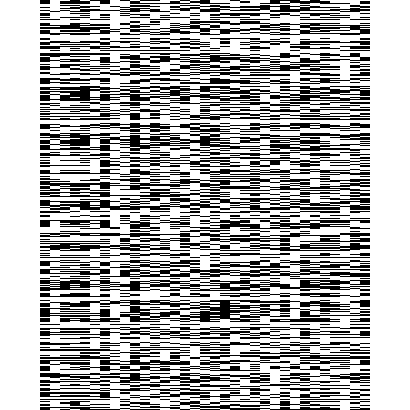
#> input picture crypto/cubemedian/src/encrypted_flag.png, 410 x 410 px, found by its file name
$ python solve-qrcode.py
#> lines starting #> are read from the running program, lines starting #| are printed output that depends on the picture; after the words box and inside, x2 and y2 are one past the last pixel; in counts of white or black regions, pixels touching at a corner belong together
import numpy as np
from PIL import Image
from pyzbar.pyzbar import decode
from tqdm import tqdm

def next_seed(seed):
    return int(str(seed**3).zfill(8)[2:10])


def unscramble_qr(scrambled_array, seed):
    size = scrambled_array.shape[0]
    seq = []
    for _ in range(size):
        seed = next_seed(seed)
        seq.append(seed)

    unscrambled = scrambled_array.copy()

    for i in reversed(range(len(seq))):
        swap_idx = seq[i] % size
        unscrambled[[i, swap_idx]] = unscrambled[[swap_idx, i]]

    return unscrambled


def qr_image_to_array(image_path):
    img = Image.open(image_path).convert("L")
    img = img.resize((410, img.height), Image.NEAREST)

    qr_array = np.array(img)
    return qr_array

def extract_qr_data(img):
    decoded_objects = decode(img)

    if decoded_objects:
        return decoded_objects[0].data.decode("utf-8")
    return None


for i in tqdm(range(2**12, 2**13)):
    seed = 6202711

    for _ in range(i):
        seed = next_seed(seed)

    qr = qr_image_to_array("../files/encrypted_flag.png")
#> in qr_image_to_array, img is the input picture: PIL image 410x410 L; 66.2% white; 381 black regions (127 under 20 px), largest, box (x1, y1, x2, y2) and area: (40, 133, 370, 151) 3150, (40, 300, 370, 322) 2870, (40, 86, 370, 101) 2860
    flag = unscramble_qr(qr, seed)
#> after the loop in unscramble_qr, `for i in reversed(range(len(seq))):`:
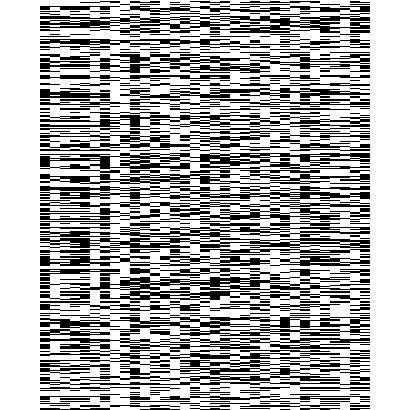
#> unscrambled: shape (410, 410); 66.2% white; 453 black regions (121 under 20 px), largest, box (x1, y1, x2, y2) and area: (40, 16, 370, 33) 2920, (40, 153, 370, 169) 2860, (40, 238, 370, 248) 1870
    img = Image.fromarray(flag)
    img = img.convert("L")
#> (the run stopped early here; a loop or call above may not have finished)
